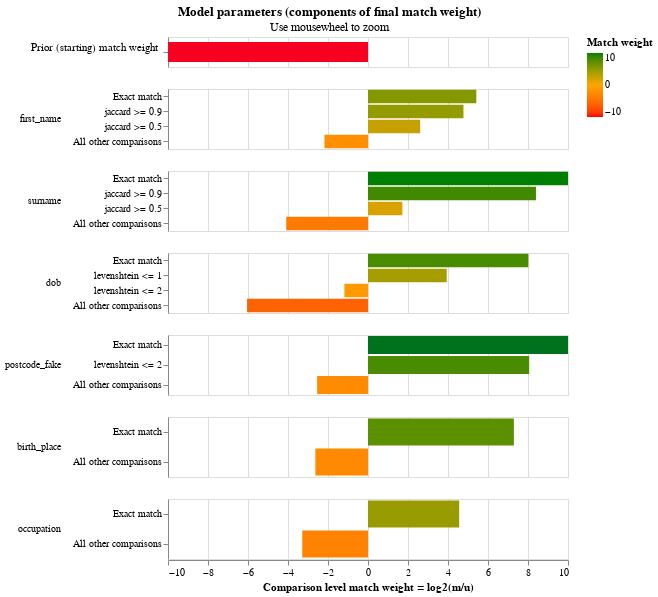

This figure's notebook cell:
### Markdown cell above
The final match weights can be viewed in the match weights chart:

### Code cell
linker.match_weights_chart()

### Figure 1 — Vega-Lite specification as saved in the notebook (floating-point values rounded to 4 significant figures)
{"$schema": "https://vega.github.io/schema/vega-lite/v5.2.json", "config": {"header": {"title": null}, "mark": {"tooltip": null}, "title": {"anchor": "middle"}, "view": {"height": 60, "width": 400}}, "data": {"values": [{"bayes_factor": 2.345e-05, "bayes_factor_description": "The probability that two random records drawn at random match is 0.000 or one in  42,648.5 records.This is equivalent to a starting match weight of -15.380.", "comparison_name": "probability_two_random_records_match", "comparison_sort_order": -1, "comparison_vector_value": 0, "has_tf_adjustments": false, "is_null_level": false, "label_for_charts": "", "log2_bayes_factor": -15.38, "m_probability": null, "m_probability_description": null, "max_comparison_vector_value": 0, "probability_two_random_records_match": 2.345e-05, "sql_condition": null, "tf_adjustment_column": null, "tf_adjustment_weight": null, "u_probability": null, "u_probability_description": null}, {"bayes_factor": 42.67, "bayes_factor_description": "If comparison level is `exact match` then comparison is 42.67 times more likely to be a match", "comparison_name": "first_name", "comparison_sort_order": 0, "comparison_vector_value": 3, "has_tf_adjustments": false, "is_null_level": false, "label_for_charts": "Exact match", "log2_bayes_factor": 5.415, "m_probability": 0.5561, "m_probability_description": "Amongst matching record comparisons, 55.61% of records are in the exact match comparison level", "max_comparison_vector_value": 3, "probability_two_random_records_match": 2.345e-05, "sql_condition": "first_name_l = first_name_r", "tf_adjustment_column": null, "tf_adjustment_weight": 1, "u_probability": 0.01303, "u_probability_description": "Amongst non-matching record comparisons, 1.30% of records are in the exact match comparison level"}, {"bayes_factor": 27.34, "bayes_factor_description": "If comparison level is `jaccard >= 0.9` then comparison is 27.34 times more likely to be a match", "comparison_name": "first_name", "comparison_sort_order": 0, "comparison_vector_value": 2, "has_tf_adjustments": false, "is_null_level": false, "label_for_charts": "jaccard >= 0.9", "log2_bayes_factor": 4.773, "m_probability": 0.007515, "m_probability_description": "Amongst matching record comparisons, 0.75% of records are in the jaccard >= 0.9 comparison level", "max_comparison_vector_value": 3, "probability_two_random_records_match": 2.345e-05, "sql_condition": "jaccard(first_name_l, first_name_r) >= 0.9", "tf_adjustment_column": null, "tf_adjustment_weight": 1, "u_probability": 0.0002748, "u_probability_description": "Amongst non-matching record comparisons, 0.03% of records are in the jaccard >= 0.9 comparison level"}, {"bayes_factor": 6.093, "bayes_factor_description": "If comparison level is `jaccard >= 0.5` then comparison is 6.09 times more likely to be a match", "comparison_name": "first_name", "comparison_sort_order": 0, "comparison_vector_value": 1, "has_tf_adjustments": false, "is_null_level": false, "label_for_charts": "jaccard >= 0.5", "log2_bayes_factor": 2.607, "m_probability": 0.2264, "m_probability_description": "Amongst matching record comparisons, 22.64% of records are in the jaccard >= 0.5 comparison level", "max_comparison_vector_value": 3, "probability_two_random_records_match": 2.345e-05, "sql_condition": "jaccard(first_name_l, first_name_r) >= 0.5", "tf_adjustment_column": null, "tf_adjustment_weight": 1, "u_probability": 0.03716, "u_probability_description": "Amongst non-matching record comparisons, 3.72% of records are in the jaccard >= 0.5 comparison level"}, {"bayes_factor": 0.2212, "bayes_factor_description": "If comparison level is `all other comparisons` then comparison is  4.52 times less likely to be a match", "comparison_name": "first_name", "comparison_sort_order": 0, "comparison_vector_value": 0, "has_tf_adjustments": false, "is_null_level": false, "label_for_charts": "All other comparisons", "log2_bayes_factor": -2.177, "m_probability": 0.21, "m_probability_description": "Amongst matching record comparisons, 21.00% of records are in the all other comparisons comparison level", "max_comparison_vector_value": 3, "probability_two_random_records_match": 2.345e-05, "sql_condition": "ELSE", "tf_adjustment_column": null, "tf_adjustment_weight": 1, "u_probability": 0.9495, "u_probability_description": "Amongst non-matching record comparisons, 94.95% of records are in the all other comparisons comparison level"}, {"bayes_factor": 1097.0, "bayes_factor_description": "If comparison level is `exact match` then comparison is 1,097.33 times more likely to be a match", "comparison_name": "surname", "comparison_sort_order": 1, "comparison_vector_value": 3, "has_tf_adjustments": false, "is_null_level": false, "label_for_charts": "Exact match", "log2_bayes_factor": 10.1, "m_probability": 0.7888, "m_probability_description": "Amongst matching record comparisons, 78.88% of records are in the exact match comparison level", "max_comparison_vector_value": 3, "probability_two_random_records_match": 2.345e-05, "sql_condition": "surname_l = surname_r", "tf_adjustment_column": null, "tf_adjustment_weight": 1, "u_probability": 0.0007188, "u_probability_description": "Amongst non-matching record comparisons, 0.07% of records are in the exact match comparison level"}, {"bayes_factor": 337.4, "bayes_factor_description": "If comparison level is `jaccard >= 0.9` then comparison is 337.38 times more likely to be a match", "comparison_name": "surname", "comparison_sort_order": 1, "comparison_vector_value": 2, "has_tf_adjustments": false, "is_null_level": false, "label_for_charts": "jaccard >= 0.9", "log2_bayes_factor": 8.398, "m_probability": 0.02713, "m_probability_description": "Amongst matching record comparisons, 2.71% of records are in the jaccard >= 0.9 comparison level", "max_comparison_vector_value": 3, "probability_two_random_records_match": 2.345e-05, "sql_condition": "jaccard(surname_l, surname_r) >= 0.9", "tf_adjustment_column": null, "tf_adjustment_weight": 1, "u_probability": 8.043e-05, "u_probability_description": "Amongst non-matching record comparisons, 0.01% of records are in the jaccard >= 0.9 comparison level"}, {"bayes_factor": 3.293, "bayes_factor_description": "If comparison level is `jaccard >= 0.5` then comparison is 3.29 times more likely to be a match", "comparison_name": "surname", "comparison_sort_order": 1, "comparison_vector_value": 1, "has_tf_adjustments": false, "is_null_level": false, "label_for_charts": "jaccard >= 0.5", "log2_bayes_factor": 1.719, "m_probability": 0.1276, "m_probability_description": "Amongst matching record comparisons, 12.76% of records are in the jaccard >= 0.5 comparison level", "max_comparison_vector_value": 3, "probability_two_random_records_match": 2.345e-05, "sql_condition": "jaccard(surname_l, surname_r) >= 0.5", "tf_adjustment_column": null, "tf_adjustment_weight": 1, "u_probability": 0.03876, "u_probability_description": "Amongst non-matching record comparisons, 3.88% of records are in the jaccard >= 0.5 comparison level"}, {"bayes_factor": 0.05881, "bayes_factor_description": "If comparison level is `all other comparisons` then comparison is  17.00 times less likely to be a match", "comparison_name": "surname", "comparison_sort_order": 1, "comparison_vector_value": 0, "has_tf_adjustments": false, "is_null_level": false, "label_for_charts": "All other comparisons", "log2_bayes_factor": -4.088, "m_probability": 0.05648, "m_probability_description": "Amongst matching record comparisons, 5.65% of records are in the all other comparisons comparison level", "max_comparison_vector_value": 3, "probability_two_random_records_match": 2.345e-05, "sql_condition": "ELSE", "tf_adjustment_column": null, "tf_adjustment_weight": 1, "u_probability": 0.9604, "u_probability_description": "Amongst non-matching record comparisons, 96.04% of records are in the all other comparisons comparison level"}, {"bayes_factor": 259.0, "bayes_factor_description": "If comparison level is `exact match` then comparison is 258.97 times more likely to be a match", "comparison_name": "dob", "comparison_sort_order": 2, "comparison_vector_value": 3, "has_tf_adjustments": false, "is_null_level": false, "label_for_charts": "Exact match", "log2_bayes_factor": 8.017, "m_probability": 0.6113, "m_probability_description": "Amongst matching record comparisons, 61.13% of records are in the exact match comparison level", "max_comparison_vector_value": 3, "probability_two_random_records_match": 2.345e-05, "sql_condition": "dob_l = dob_r", "tf_adjustment_column": null, "tf_adjustment_weight": 1, "u_probability": 0.002361, "u_probability_description": "Amongst non-matching record comparisons, 0.24% of records are in the exact match comparison level"}, {"bayes_factor": 15.3, "bayes_factor_description": "If comparison level is `levenshtein <= 1` then comparison is 15.30 times more likely to be a match", "comparison_name": "dob", "comparison_sort_order": 2, "comparison_vector_value": 2, "has_tf_adjustments": false, "is_null_level": false, "label_for_charts": "levenshtein <= 1", "log2_bayes_factor": 3.936, "m_probability": 0.3378, "m_probability_description": "Amongst matching record comparisons, 33.78% of records are in the levenshtein <= 1 comparison level", "max_comparison_vector_value": 3, "probability_two_random_records_match": 2.345e-05, "sql_condition": "levenshtein(dob_l, dob_r) <= 1", "tf_adjustment_column": null, "tf_adjustment_weight": 1, "u_probability": 0.02208, "u_probability_description": "Amongst non-matching record comparisons, 2.21% of records are in the levenshtein <= 1 comparison level"}, {"bayes_factor": 0.4412, "bayes_factor_description": "If comparison level is `levenshtein <= 2` then comparison is  2.27 times less likely to be a match", "comparison_name": "dob", "comparison_sort_order": 2, "comparison_vector_value": 1, "has_tf_adjustments": false, "is_null_level": false, "label_for_charts": "levenshtein <= 2", "log2_bayes_factor": -1.181, "m_probability": 0.03737, "m_probability_description": "Amongst matching record comparisons, 3.74% of records are in the levenshtein <= 2 comparison level", "max_comparison_vector_value": 3, "probability_two_random_records_match": 2.345e-05, "sql_condition": "levenshtein(dob_l, dob_r) <= 2", "tf_adjustment_column": null, "tf_adjustment_weight": 1, "u_probability": 0.08471, "u_probability_description": "Amongst non-matching record comparisons, 8.47% of records are in the levenshtein <= 2 comparison level"}, {"bayes_factor": 0.01513, "bayes_factor_description": "If comparison level is `all other comparisons` then comparison is  66.09 times less likely to be a match", "comparison_name": "dob", "comparison_sort_order": 2, "comparison_vector_value": 0, "has_tf_adjustments": false, "is_null_level": false, "label_for_charts": "All other comparisons", "log2_bayes_factor": -6.046, "m_probability": 0.01348, "m_probability_description": "Amongst matching record comparisons, 1.35% of records are in the all other comparisons comparison level", "max_comparison_vector_value": 3, "probability_two_random_records_match": 2.345e-05, "sql_condition": "ELSE", "tf_adjustment_column": null, "tf_adjustment_weight": 1, "u_probability": 0.8908, "u_probability_description": "Amongst non-matching record comparisons, 89.08% of records are in the all other comparisons comparison level"}, {"bayes_factor": 4599.0, "bayes_factor_description": "If comparison level is `exact match` then comparison is 4,598.57 times more likely to be a match", "comparison_name": "postcode_fake", "comparison_sort_order": 3, "comparison_vector_value": 2, "has_tf_adjustments": false, "is_null_level": false, "label_for_charts": "Exact match", "log2_bayes_factor": 12.17, "m_probability": 0.6863, "m_probability_description": "Amongst matching record comparisons, 68.63% of records are in the exact match comparison level", "max_comparison_vector_value": 2, "probability_two_random_records_match": 2.345e-05, "sql_condition": "postcode_fake_l = postcode_fake_r", "tf_adjustment_column": null, "tf_adjustment_weight": 1, "u_probability": 0.0001492, "u_probability_description": "Amongst non-matching record comparisons, 0.01% of records are in the exact match comparison level"}, {"bayes_factor": 266.7, "bayes_factor_description": "If comparison level is `levenshtein <= 2` then comparison is 266.68 times more likely to be a match", "comparison_name": "postcode_fake", "comparison_sort_order": 3, "comparison_vector_value": 1, "has_tf_adjustments": false, "is_null_level": false, "label_for_charts": "levenshtein <= 2", "log2_bayes_factor": 8.059, "m_probability": 0.1423, "m_probability_description": "Amongst matching record comparisons, 14.23% of records are in the levenshtein <= 2 comparison level", "max_comparison_vector_value": 2, "probability_two_random_records_match": 2.345e-05, "sql_condition": "levenshtein(postcode_fake_l, postcode_fake_r) <= 2", "tf_adjustment_column": null, "tf_adjustment_weight": 1, "u_probability": 0.0005335, "u_probability_description": "Amongst non-matching record comparisons, 0.05% of records are in the levenshtein <= 2 comparison level"}, {"bayes_factor": 0.1716, "bayes_factor_description": "If comparison level is `all other comparisons` then comparison is  5.83 times less likely to be a match", "comparison_name": "postcode_fake", "comparison_sort_order": 3, "comparison_vector_value": 0, "has_tf_adjustments": false, "is_null_level": false, "label_for_charts": "All other comparisons", "log2_bayes_factor": -2.543, "m_probability": 0.1715, "m_probability_description": "Amongst matching record comparisons, 17.15% of records are in the all other comparisons comparison level", "max_comparison_vector_value": 2, "probability_two_random_records_match": 2.345e-05, "sql_condition": "ELSE", "tf_adjustment_column": null, "tf_adjustment_weight": 1, "u_probability": 0.9993, "u_probability_description": "Amongst non-matching record comparisons, 99.93% of records are in the all other comparisons comparison level"}, {"bayes_factor": 156.9, "bayes_factor_description": "If comparison level is `exact match` then comparison is 156.94 times more likely to be a match", "comparison_name": "birth_place", "comparison_sort_order": 4, "comparison_vector_value": 1, "has_tf_adjustments": false, "is_null_level": false, "label_for_charts": "Exact match", "log2_bayes_factor": 7.294, "m_probability": 0.8396, "m_probability_description": "Amongst matching record comparisons, 83.96% of records are in the exact match comparison level", "max_comparison_vector_value": 1, "probability_two_random_records_match": 2.345e-05, "sql_condition": "birth_place_l = birth_place_r", "tf_adjustment_column": null, "tf_adjustment_weight": 1, "u_probability": 0.005349, "u_probability_description": "Amongst non-matching record comparisons, 0.53% of records are in the exact match comparison level"}, {"bayes_factor": 0.1613, "bayes_factor_description": "If comparison level is `all other comparisons` then comparison is  6.20 times less likely to be a match", "comparison_name": "birth_place", "comparison_sort_order": 4, "comparison_vector_value": 0, "has_tf_adjustments": false, "is_null_level": false, "label_for_charts": "All other comparisons", "log2_bayes_factor": -2.632, "m_probability": 0.1604, "m_probability_description": "Amongst matching record comparisons, 16.04% of records are in the all other comparisons comparison level", "max_comparison_vector_value": 1, "probability_two_random_records_match": 2.345e-05, "sql_condition": "ELSE", "tf_adjustment_column": null, "tf_adjustment_weight": 1, "u_probability": 0.9947, "u_probability_description": "Amongst non-matching record comparisons, 99.47% of records are in the all other comparisons comparison level"}, {"bayes_factor": 23.57, "bayes_factor_description": "If comparison level is `exact match` then comparison is 23.57 times more likely to be a match", "comparison_name": "occupation", "comparison_sort_order": 5, "comparison_vector_value": 1, "has_tf_adjustments": false, "is_null_level": false, "label_for_charts": "Exact match", "log2_bayes_factor": 4.559, "m_probability": 0.9015, "m_probability_description": "Amongst matching record comparisons, 90.15% of records are in the exact match comparison level", "max_comparison_vector_value": 1, "probability_two_random_records_match": 2.345e-05, "sql_condition": "occupation_l = occupation_r", "tf_adjustment_column": null, "tf_adjustment_weight": 1, "u_probability": 0.03824, "u_probability_description": "Amongst non-matching record comparisons, 3.82% of records are in the exact match comparison level"}, {"bayes_factor": 0.1024, "bayes_factor_description": "If comparison level is `all other comparisons` then comparison is  9.77 times less likely to be a match", "comparison_name": "occupation", "comparison_sort_order": 5, "comparison_vector_value": 0, "has_tf_adjustments": false, "is_null_level": false, "label_for_charts": "All other comparisons", "log2_bayes_factor": -3.288, "m_probability": 0.09847, "m_probability_description": "Amongst matching record comparisons, 9.85% of records are in the all other comparisons comparison level", "max_comparison_vector_value": 1, "probability_two_random_records_match": 2.345e-05, "sql_condition": "ELSE", "tf_adjustment_column": null, "tf_adjustment_weight": 1, "u_probability": 0.9618, "u_probability_description": "Amongst non-matching record comparisons, 96.18% of records are in the all other comparisons comparison level"}]}, "resolve": {"axis": {"y": "independent"}, "scale": {"y": "independent"}}, "selection": {"zoom_selector": {"bind": "scales", "encodings": ["x"], "type": "interval"}}, "title": {"subtitle": "Use mousewheel to zoom", "text": "Model parameters (components of final match weight)"}, "vconcat": [{"encoding": {"color": {"field": "log2_bayes_factor", "scale": {"domain": [-10, 0, 10], "range": ["red", "orange", "green"]}, "title": "Match weight", "type": "quantitative"}, "tooltip": [{"field": "comparison_name", "title": "Comparison name", "type": "nominal"}, {"field": "probability_two_random_records_match", "format": ".4f", "title": "Probability two random records match", "type": "nominal"}, {"field": "log2_bayes_factor", "format": ",.4f", "title": "Equivalent match weight", "type": "quantitative"}, {"field": "bayes_factor_description", "title": "Match weight description", "type": "nominal"}], "x": {"axis": {"domain": false, "labels": false, "ticks": false, "title": ""}, "field": "log2_bayes_factor", "scale": {"domain": [-10, 10]}, "type": "quantitative"}, "y": {"axis": {"title": "Prior (starting) match weight", "titleAlign": "right", "titleAngle": 0, "titleFontWeight": "normal"}, "field": "label_for_charts", "sort": {"field": "comparison_vector_value", "order": "descending"}, "type": "nominal"}}, "height": 30, "mark": {"clip": true, "height": 20, "type": "bar"}, "selection": {"zoom_selector": {"bind": "scales", "encodings": ["x"], "type": "interval"}}, "transform": [{"filter": "(datum.comparison_name == 'probability_two_random_records_match')"}]}, {"encoding": {"color": {"field": "log2_bayes_factor", "scale": {"domain": [-10, 0, 10], "range": ["red", "orange", "green"]}, "title": "Match weight", "type": "quantitative"}, "row": {"field": "comparison_name", "header": {"labelAlign": "left", "labelAnchor": "middle", "labelAngle": 0}, "sort": {"field": "comparison_sort_order"}, "type": "nominal"}, "tooltip": [{"field": "comparison_name", "title": "Comparison name", "type": "nominal"}, {"field": "label_for_charts", "title": "Label", "type": "ordinal"}, {"field": "sql_condition", "title": "SQL condition", "type": "nominal"}, {"field": "m_probability", "format": ".4f", "title": "M probability", "type": "quantitative"}, {"field": "u_probability", "format": ".4f", "title": "U probability", "type": "quantitative"}, {"field": "bayes_factor", "format": ",.4f", "title": "Bayes factor = m/u", "type": "quantitative"}, {"field": "log2_bayes_factor", "format": ",.4f", "title": "Match weight = log2(m/u)", "type": "quantitative"}, {"field": "bayes_factor_description", "title": "Match weight description", "type": "nominal"}], "x": {"axis": {"title": "Comparison level match weight = log2(m/u)"}, "field": "log2_bayes_factor", "scale": {"domain": [-10, 10]}, "type": "quantitative"}, "y": {"axis": {"title": null}, "field": "label_for_charts", "sort": {"field": "comparison_vector_value", "order": "descending"}, "type": "nominal"}}, "mark": {"clip": true, "type": "bar"}, "resolve": {"axis": {"y": "independent"}, "scale": {"y": "independent"}}, "selection": {"zoom_selector": {"bind": "scales", "encodings": ["x"], "type": "interval"}}, "transform": [{"filter": "(datum.comparison_name != 'probability_two_random_records_match')"}]}]}
